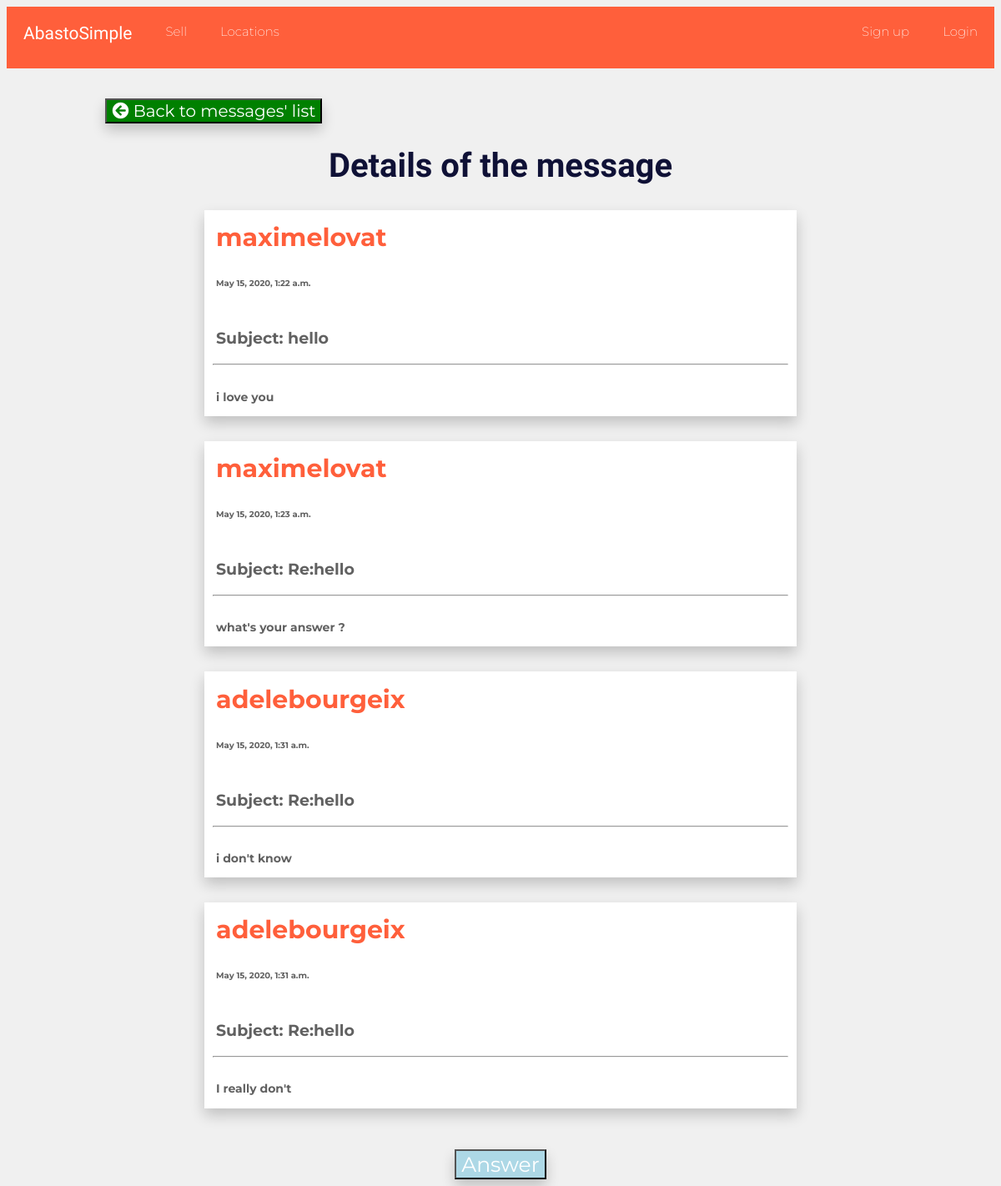
Page /myMessages/hello-maximelovat-adelebourgeix-22/ on the committed database.
### myMessages/models.py (models this page shows)
class myMessage(models.Model):
    id = models.AutoField(primary_key=True)
    conv_id=models.IntegerField(null=True)
    head=models.CharField(max_length=50)
    content=models.CharField(max_length=1000,default="This message is empty")
    author=models.ForeignKey(User, related_name="from+")
    recipient=models.ForeignKey(User, related_name="to+")
    date=models.DateTimeField(auto_now_add=True)
    slug=models.CharField(max_length=50,default="my-slug")
    def __str__(self):
        return self.head+" from "+ str(self.author)+" to "+str(self.recipient)

### myMessages/views.py (the view, shortened to what this page needs)
# urls.py: url(r'^(?P<slug>[\w-]+)/$',views.message_details_view, name="message_details"),
def message_details_view(request,slug):
    message=myMessage.objects.get(slug=slug)
    conv_id=message.conv_id
    messages=myMessage.objects.filter(conv_id=conv_id)
    print(messages)
    return render(request, "myMessages/message_detail.html", {'message':message, 'messages':messages})

### templates/myMessages/message_detail.html (shortened to what this page needs)
{% extends 'base_layout.html'%}
{% block content %}
{% load static from staticfiles %}
      <button id="details" style="float:left; margin-left: 10%; box-shadow: 0px 8px 16px 0px rgba(0,0,0,0.2); font-family: 'Montserrat', sans-serif;font-size: 20px;background-color: green; color:white;">
      <a style="text-decoration:none; color:white;" href="/myMessages/messages-list/received"><i class="fas fa-arrow-circle-left"></i> Back to messages' list</a></button><br />
      <h1>Details of the message</h1>
      {% for mess in messages %}
      <div id="actual_message" style=" box-shadow: 0px 8px 16px 0px rgba(0,0,0,0.2); background-color: white; margin-left:20%; margin-right:20%;  border:2px; margin-bottom: 1%;" >
          {% if mess.id == message.id %}
          <p style=" color: #ff5f3b; padding-top: 2%;text-align:left; font-size:30px; padding-left: 2%"><b>{{mess.author}}</b></p>
          <p style=" text-align:left; padding-left: 2%; font-size: 10px;"><b>{{mess.date}}<b></p><br />
          <p style="text-align:left; padding-left: 2%; font-size: 19px;"><b>Subject: {{mess.head}}<b></p>
          {% else  %}
          <p style=" color: #ff5f3b; padding-top: 2%;text-align:left; font-size:30px; padding-left: 2%">{{mess.author}}</p>
          <p style=" text-align:left; padding-left: 2%; font-size: 10px;">{{mess.date}}</p><br />
          <p style="text-align:left; padding-left: 2%; font-size: 19px;">Subject: {{mess.head}}</p>
          {% endif %}
          <hr style="margin-left:10px; margin-right: 10px; margin-top: 2%;">
          <p style="text-align:left; padding-left: 2%; font-size:14px; padding-top: 2%; padding-bottom: 2%;">
            {{mess.content}}
          </p>
      </div>
      {% endfor %}
      {% if user != message.author%}
      <button id="send" onclick="send('{{message.head}}')" style="font-size: 25px; margin-top: 3%; box-shadow: 0px 8px 16px 0px rgba(0,0,0,0.2); background-color:lightblue; font-family: 'Montserrat', sans-serif;color:white;">Answer</button>
      {% endif %}
{% endblock %}

### assets/styles.css (style rules this page uses)
body { text-align: center; background-color: #f0f0f0; font-family: 'Montserrat', sans-serif; font-weight: 200; color: #616161; }
h1 { padding-top: 1%; font-size: 40px; color: #0f1136; font-family: 'Indie Flower', sans-serif; }
#details { font-family: 'Montserrat', sans-serif; font-size: 10px; background-color: white; }

### rows in the picture
myMessage: author "maximelovat", date "May 15, 2020, 1:22 a.m.", head "hello", content "i love you"
myMessage: author "maximelovat", date "May 15, 2020, 1:23 a.m.", head "Re:hello", content "what's your answer ?"
myMessage: author "adelebourgeix", date "May 15, 2020, 1:31 a.m.", head "Re:hello", content "i don't know"
myMessage: author "adelebourgeix", date "May 15, 2020, 1:31 a.m.", head "Re:hello", content "I really don't"
